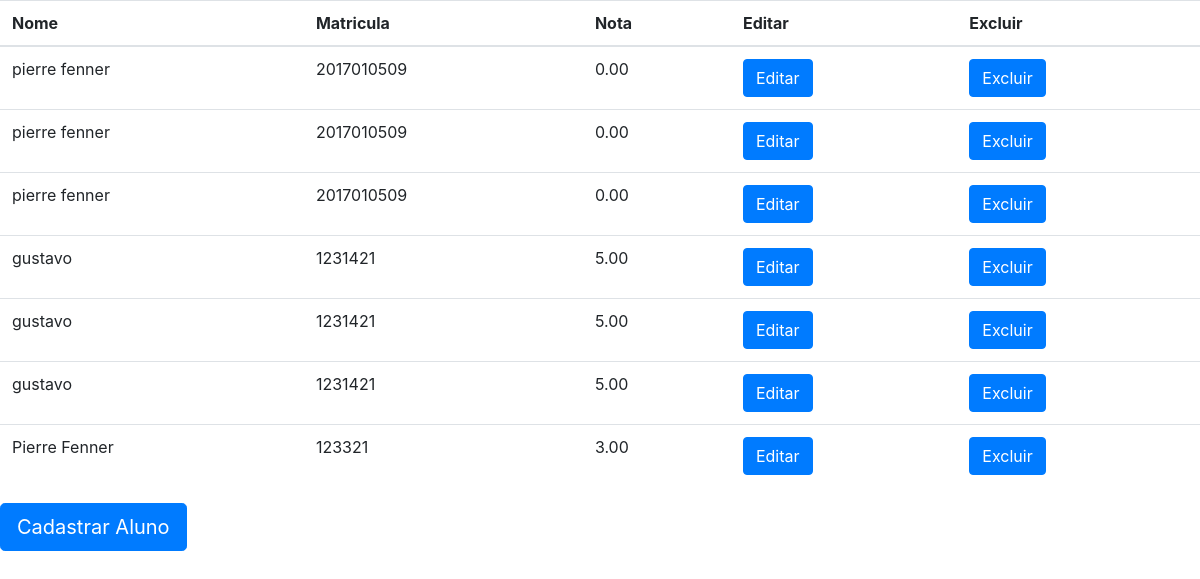
Before: /agenda/listar_aluno with the older database file.
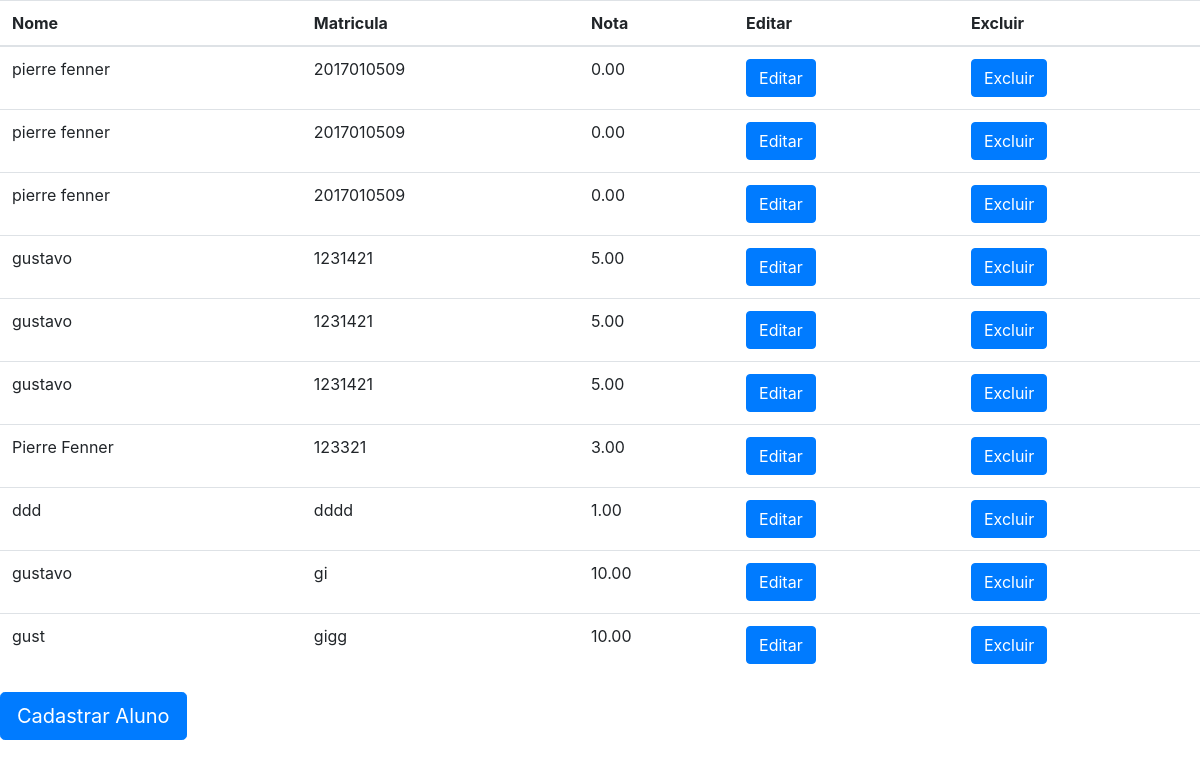
After: the same page with the newer database file.
### agenda/models.py (models this page shows, shortened)
class Aluno(models.Model):
    nome = models.CharField(max_length=50)
    matricula = models.CharField('Matricula',max_length=11)
    nota = models.DecimalField(max_digits=4,default=0,decimal_places=2)

### agenda/views.py (the view)
# urls.py: path('listar_aluno', AlunoList.as_view(), name='listar_Aluno'),
class AlunoList(ListView):
    model = Aluno
    template_name = "aluno/aluno_list.html"

### agenda/templates/aluno/aluno_list.html (shortened to what this page needs)
	<html lang="en">
			<head>
			</head>
			<body>
					<table class="table table-hover">
							<thead>
								<th>Nome</th>
								<th>Matricula</th>
								<th>Nota</th>
								<th class="">Editar</th>
								<th class="">Excluir</th>
							</thead>
							<tbody>
								{% for aluno in object_list %}
								  <tr>
									  <td>{{ aluno.nome }}</td>
									  <td>{{ aluno.matricula }}</td>
									  <td>{{ aluno.nota }}</td>
									  <td>
										<a href="/agenda/alterar_aluno/{{ aluno.pk }}/" class="btn btn-primary" aria-disabled="true">
											Editar
										</a>
									  </td>
									  <td>
										<a href="/agenda/deletar_aluno/{{ aluno.pk }}/" class="btn btn-primary" aria-disabled="true">
											Excluir
										</a>
									  </td>
								  </tr>
							  {% endfor %}
							</tbody>
					  </table>
					  <a href="/agenda/cadastrar_aluno" class="btn btn-primary btn-lg" tabindex="-1" role="button" aria-disabled="true">
						Cadastrar Aluno
					</a>
					<link rel="stylesheet" href="https://stackpath.bootstrapcdn.com/bootstrap/4.4.1/css/bootstrap.min.css">
			</body>
			</html>

Changed rows visible on the page:
added Aluno: nome "ddd", matricula "dddd", nota "1.00"
added Aluno: nome "gustavo", matricula "gi", nota "10.00"
added Aluno: nome "gust", matricula "gigg", nota "10.00"
